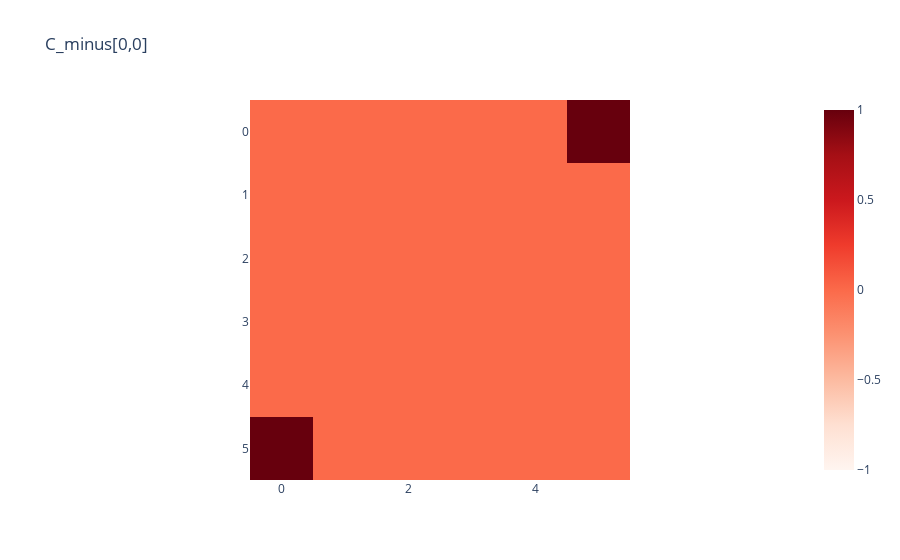
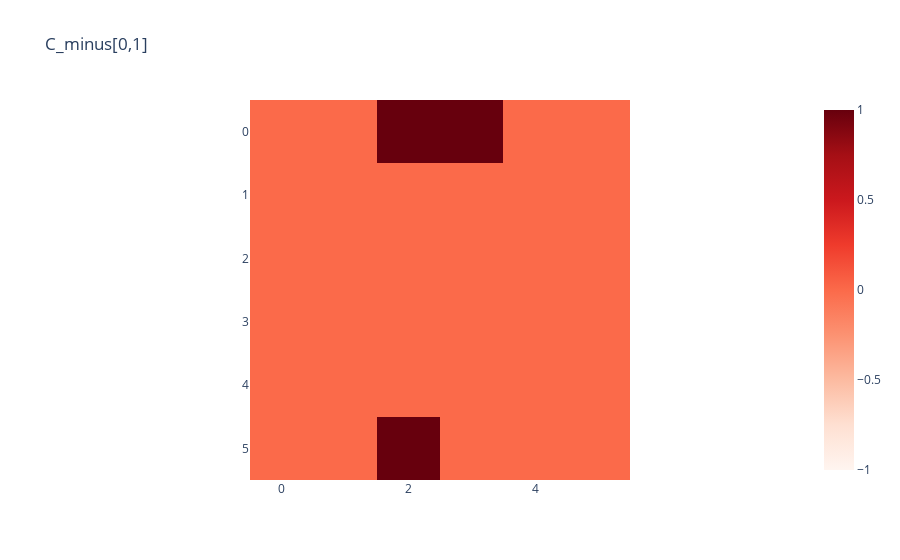
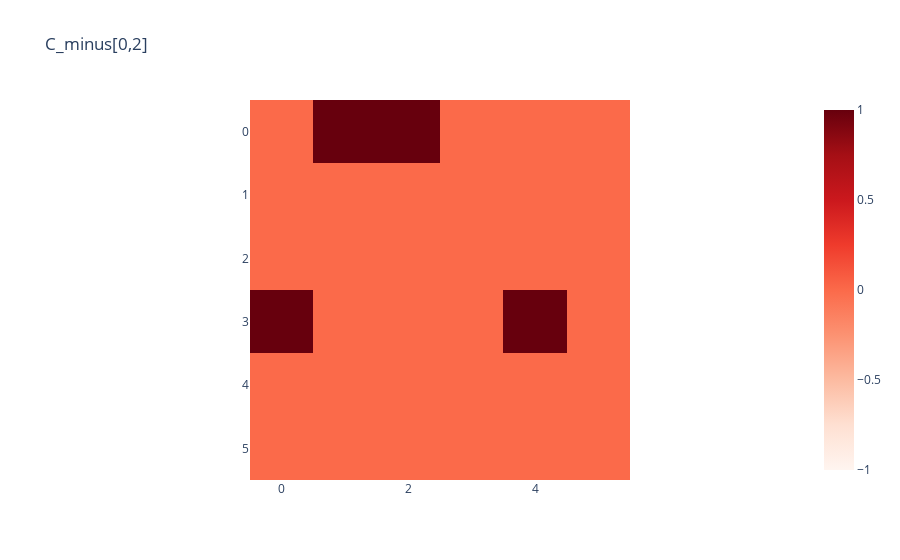
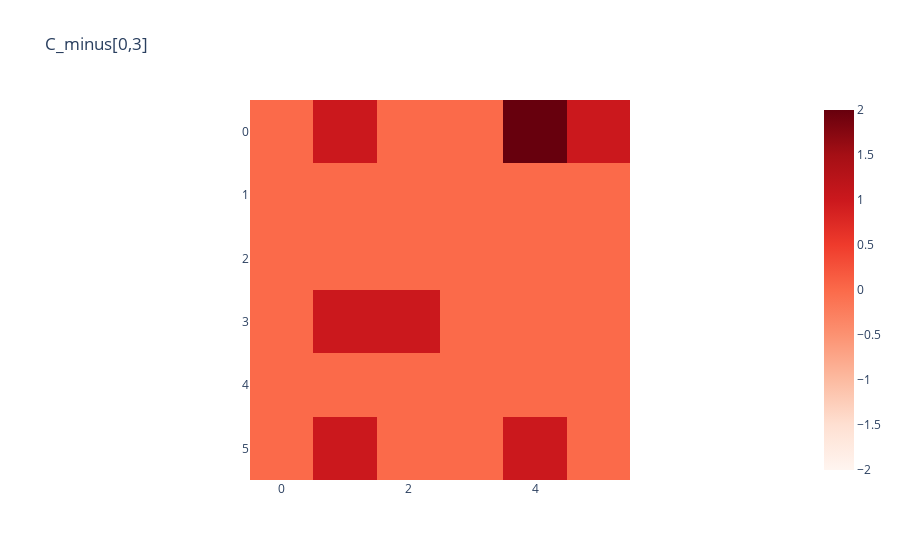

Notebook code cell kept with these figures, in order:
### Code cell
for i in range(n_feat):
    for j in range(n_feat):
        px.imshow(
            utils.to_numpy(C_minus[:, :, i, j]),
            color_continuous_midpoint=0.0,
            color_continuous_scale="Reds",
            title=f"C_minus[{i},{j}]",
        ).show()

### Figure 1 — Plotly figure (JSON) as saved in the notebook; plotly's stock layout.template omitted (floating-point values rounded to 4 significant figures)
{"data": [{"coloraxis": "coloraxis", "hovertemplate": "x: %{x}<br>y: %{y}<br>color: %{z}<extra></extra>", "name": "0", "type": "heatmap", "xaxis": "x", "yaxis": "y", "z": [[0, 0, 0, 0, 0, 1], [0, 0, 0, 0, 0, 0], [0, 0, 0, 0, 0, 0], [0, 0, 0, 0, 0, 0], [0, 0, 0, 0, 0, 0], [1, 0, 0, 0, 0, 0]]}], "layout": {"coloraxis": {"cmid": 0, "colorscale": [[0, "rgb(255,245,240)"], [0.125, "rgb(254,224,210)"], [0.25, "rgb(252,187,161)"], [0.375, "rgb(252,146,114)"], [0.5, "rgb(251,106,74)"], [0.625, "rgb(239,59,44)"], [0.75, "rgb(203,24,29)"], [0.875, "rgb(165,15,21)"], [1, "rgb(103,0,13)"]]}, "title": {"text": "C_minus[0,0]"}, "xaxis": {"anchor": "y", "constrain": "domain", "domain": [0, 1], "scaleanchor": "y"}, "yaxis": {"anchor": "x", "autorange": "reversed", "constrain": "domain", "domain": [0, 1]}}}

### Figure 2 — Plotly figure (JSON) as saved in the notebook; plotly's stock layout.template omitted (floating-point values rounded to 4 significant figures)
{"data": [{"coloraxis": "coloraxis", "hovertemplate": "x: %{x}<br>y: %{y}<br>color: %{z}<extra></extra>", "name": "0", "type": "heatmap", "xaxis": "x", "yaxis": "y", "z": [[0, 0, 1, 1, 0, 0], [0, 0, 0, 0, 0, 0], [0, 0, 0, 0, 0, 0], [0, 0, 0, 0, 0, 0], [0, 0, 0, 0, 0, 0], [0, 0, 1, 0, 0, 0]]}], "layout": {"coloraxis": {"cmid": 0, "colorscale": [[0, "rgb(255,245,240)"], [0.125, "rgb(254,224,210)"], [0.25, "rgb(252,187,161)"], [0.375, "rgb(252,146,114)"], [0.5, "rgb(251,106,74)"], [0.625, "rgb(239,59,44)"], [0.75, "rgb(203,24,29)"], [0.875, "rgb(165,15,21)"], [1, "rgb(103,0,13)"]]}, "title": {"text": "C_minus[0,1]"}, "xaxis": {"anchor": "y", "constrain": "domain", "domain": [0, 1], "scaleanchor": "y"}, "yaxis": {"anchor": "x", "autorange": "reversed", "constrain": "domain", "domain": [0, 1]}}}

### Figure 3 — Plotly figure (JSON) as saved in the notebook; plotly's stock layout.template omitted (floating-point values rounded to 4 significant figures)
{"data": [{"coloraxis": "coloraxis", "hovertemplate": "x: %{x}<br>y: %{y}<br>color: %{z}<extra></extra>", "name": "0", "type": "heatmap", "xaxis": "x", "yaxis": "y", "z": [[0, 1, 1, 0, 0, 0], [0, 0, 0, 0, 0, 0], [0, 0, 0, 0, 0, 0], [1, 0, 0, 0, 1, 0], [0, 0, 0, 0, 0, 0], [0, 0, 0, 0, 0, 0]]}], "layout": {"coloraxis": {"cmid": 0, "colorscale": [[0, "rgb(255,245,240)"], [0.125, "rgb(254,224,210)"], [0.25, "rgb(252,187,161)"], [0.375, "rgb(252,146,114)"], [0.5, "rgb(251,106,74)"], [0.625, "rgb(239,59,44)"], [0.75, "rgb(203,24,29)"], [0.875, "rgb(165,15,21)"], [1, "rgb(103,0,13)"]]}, "title": {"text": "C_minus[0,2]"}, "xaxis": {"anchor": "y", "constrain": "domain", "domain": [0, 1], "scaleanchor": "y"}, "yaxis": {"anchor": "x", "autorange": "reversed", "constrain": "domain", "domain": [0, 1]}}}

### Figure 4 — Plotly figure (JSON) as saved in the notebook; plotly's stock layout.template omitted (floating-point values rounded to 4 significant figures)
{"data": [{"coloraxis": "coloraxis", "hovertemplate": "x: %{x}<br>y: %{y}<br>color: %{z}<extra></extra>", "name": "0", "type": "heatmap", "xaxis": "x", "yaxis": "y", "z": [[0, 1, 0, 0, 2, 1], [0, 0, 0, 0, 0, 0], [0, 0, 0, 0, 0, 0], [0, 1, 1, 0, 0, 0], [0, 0, 0, 0, 0, 0], [0, 1, 0, 0, 1, 0]]}], "layout": {"coloraxis": {"cmid": 0, "colorscale": [[0, "rgb(255,245,240)"], [0.125, "rgb(254,224,210)"], [0.25, "rgb(252,187,161)"], [0.375, "rgb(252,146,114)"], [0.5, "rgb(251,106,74)"], [0.625, "rgb(239,59,44)"], [0.75, "rgb(203,24,29)"], [0.875, "rgb(165,15,21)"], [1, "rgb(103,0,13)"]]}, "title": {"text": "C_minus[0,3]"}, "xaxis": {"anchor": "y", "constrain": "domain", "domain": [0, 1], "scaleanchor": "y"}, "yaxis": {"anchor": "x", "autorange": "reversed", "constrain": "domain", "domain": [0, 1]}}}
